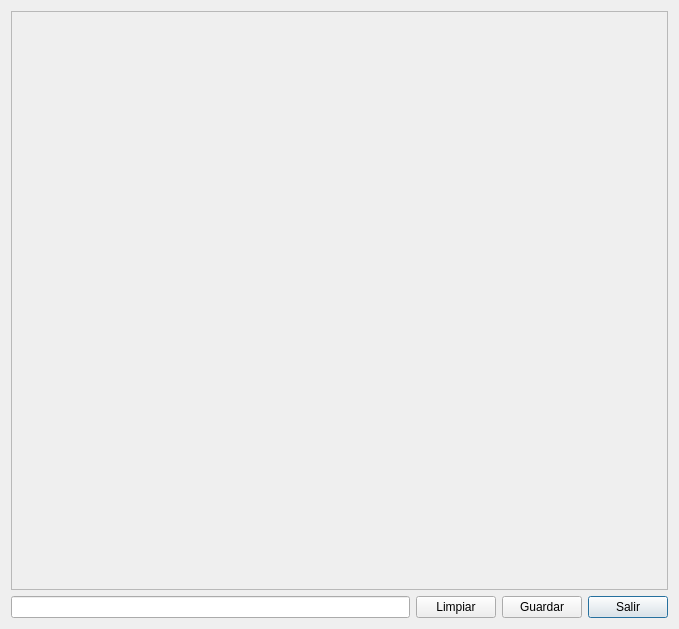
<?xml version="1.0" encoding="UTF-8"?>
<ui version="4.0">
 <class>qrcode</class>
 <widget class="QDialog" name="qrcode">
  <property name="geometry">
   <rect>
    <x>0</x>
    <y>0</y>
    <width>679</width>
    <height>629</height>
   </rect>
  </property>
  <property name="windowTitle">
   <string>QRDrake v 0.1.0</string>
  </property>
  <property name="windowIcon">
   <iconset resource="recoverdrake.qrc">
    <normaloff>:/Imagenes/URI_www_kapyderi_blogspog.png</normaloff>:/Imagenes/URI_www_kapyderi_blogspog.png</iconset>
  </property>
  <layout class="QGridLayout" name="gridLayout_5">
   <item row="1" column="0">
    <layout class="QGridLayout" name="gridLayout_2">
     <property name="sizeConstraint">
      <enum>QLayout::SetDefaultConstraint</enum>
     </property>
     <item row="0" column="3">
      <widget class="QPushButton" name="pushButton">
       <property name="toolTip">
        <string>Nos vamos...</string>
       </property>
       <property name="statusTip">
        <string>Nos vamos...</string>
       </property>
       <property name="whatsThis">
        <string>Nos vamos...</string>
       </property>
       <property name="text">
        <string>Salir</string>
       </property>
       <property name="icon">
        <iconset resource="recoverdrake.qrc">
         <normaloff>:/Imagenes/puerta.png</normaloff>:/Imagenes/puerta.png</iconset>
       </property>
       <property name="iconSize">
        <size>
         <width>25</width>
         <height>25</height>
        </size>
       </property>
      </widget>
     </item>
     <item row="0" column="0">
      <widget class="QLineEdit" name="lineEdit">
       <property name="toolTip">
        <string>Introducir los datos a codificar en QR</string>
       </property>
       <property name="statusTip">
        <string>Introducir los datos a codificar en QR</string>
       </property>
       <property name="whatsThis">
        <string>Introducir los datos a codificar en QR</string>
       </property>
      </widget>
     </item>
     <item row="0" column="1">
      <widget class="QPushButton" name="pushButton_3">
       <property name="toolTip">
        <string>Limpiar el QR cargado</string>
       </property>
       <property name="statusTip">
        <string>Limpiar el QR cargado</string>
       </property>
       <property name="whatsThis">
        <string>Limpiar el QR cargado</string>
       </property>
       <property name="text">
        <string>Limpiar</string>
       </property>
       <property name="icon">
        <iconset resource="recoverdrake.qrc">
         <normaloff>:/Imagenes/borrar.png</normaloff>:/Imagenes/borrar.png</iconset>
       </property>
       <property name="iconSize">
        <size>
         <width>25</width>
         <height>25</height>
        </size>
       </property>
      </widget>
     </item>
     <item row="0" column="2">
      <widget class="QPushButton" name="pushButton_2">
       <property name="toolTip">
        <string>Guardar QR en distintos formatos de imagen</string>
       </property>
       <property name="statusTip">
        <string>Guardar QR en distintos formatos de imagen</string>
       </property>
       <property name="whatsThis">
        <string>Guardar QR en distintos formatos de imagen</string>
       </property>
       <property name="text">
        <string>Guardar</string>
       </property>
       <property name="icon">
        <iconset resource="recoverdrake.qrc">
         <normaloff>:/Imagenes/filesave.png</normaloff>:/Imagenes/filesave.png</iconset>
       </property>
       <property name="iconSize">
        <size>
         <width>25</width>
         <height>25</height>
        </size>
       </property>
      </widget>
     </item>
    </layout>
   </item>
   <item row="0" column="0">
    <widget class="QFrame" name="frame">
     <property name="sizePolicy">
      <sizepolicy hsizetype="Preferred" vsizetype="Expanding">
       <horstretch>0</horstretch>
       <verstretch>0</verstretch>
      </sizepolicy>
     </property>
     <property name="frameShape">
      <enum>QFrame::StyledPanel</enum>
     </property>
     <property name="frameShadow">
      <enum>QFrame::Raised</enum>
     </property>
     <layout class="QGridLayout" name="gridLayout_3">
      <property name="leftMargin">
       <number>0</number>
      </property>
      <property name="topMargin">
       <number>0</number>
      </property>
      <property name="rightMargin">
       <number>0</number>
      </property>
      <property name="bottomMargin">
       <number>0</number>
      </property>
      <item row="0" column="0">
       <layout class="QGridLayout" name="gridLayout"/>
      </item>
     </layout>
    </widget>
   </item>
  </layout>
 </widget>
 <resources>
  <include location="recoverdrake.qrc"/>
 </resources>
 <connections/>
</ui>
